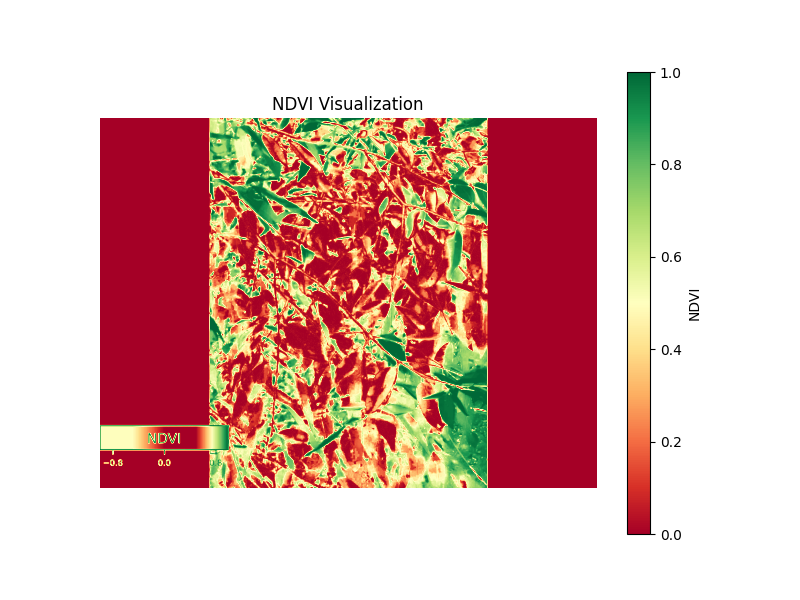
#> input picture ndvi_visualization.png, 800 x 600 px
$ python plant_health.py
#> lines starting #> are read from the running program, lines starting #| are printed output that depends on the picture
#> the answer given: ndvi_visualization.png
#> the answer given: 1
#!/usr/bin/env python
import numpy as np
import matplotlib.pyplot as plt
from PIL import Image

def calculate_health_score(image_path, method='modified_ndvi'):
    """
    Calculates a plant health score (1-100) from an image.

    Args:
        image_path: Path to the image file.
        method:  The method to use ('ndvi', 'modified_ndvi', 'red_channel', 'green_red_ratio').
                 'ndvi' (standard NDVI), 'modified_ndvi' (as in the original code).
                 'red_channel' uses just the red channel intensity.
                 'green_red_ratio' uses the ratio of green to red channels.

    Returns:
        A health score between 1 and 100, or None if an error occurs.  Returns
        the NDVI image (or other calculated image) as a numpy array as the second

         return value.
    """
#> called with image_path = 'ndvi_visualization.png', method = 'ndvi'
    try:
        img = plt.imread(image_path)
#> img is the input picture: shape (600, 800, 4) float32; mean R, G, B, A 0.873, 0.718, 0.7, 1
        if len(img.shape) != 3 or img.shape[2] < 3:
            print("Error: Image must be a color image (at least 3 channels).")
            return None, None

        # Extract color channels (ensure float for calculations)
        red = img[:, :, 0].astype(float)
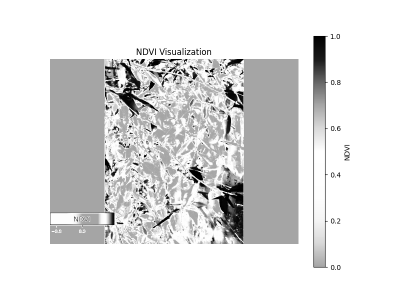
#> red: shape (600, 800) float64 (shown at 1/2 size); min 0, max 1, mean 0.873
        green = img[:, :, 1].astype(float)
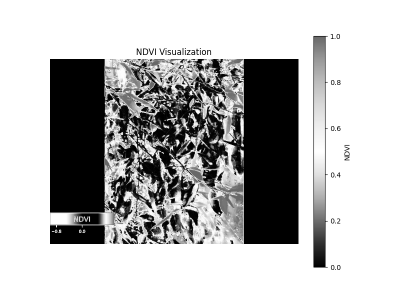
#> green: shape (600, 800) float64 (shown at 1/2 size); min 0, max 1, mean 0.718
        blue = img[:, :, 2].astype(float)
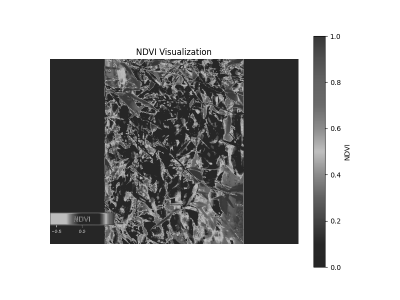
#> blue: shape (600, 800) float64 (shown at 1/2 size); min 0, max 1, mean 0.699

        if method == 'ndvi':
            # Standard NDVI calculation (requires near-infrared channel)
            if img.shape[2] < 4: #Often the 4th is NIR
                print("Error: Standard NDVI requires a near-infrared channel (usually the 4th channel).")
                return None, None
            nir = img[:,:,3].astype(float)
#> nir: shape (600, 800) float64; every value is 1
            ndvi = (nir - red) / (nir + red + 1e-8)  # Add small value to avoid division by zero
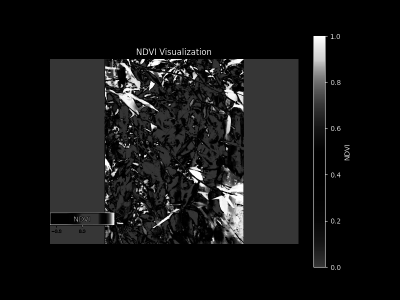
#> ndvi: shape (600, 800) float64 (shown at 1/2 size); min 0, max 1, mean 0.0866
            ndvi_image = ndvi

        elif method == 'modified_ndvi':
            # Modified NDVI from the original code
            bottom = (blue - green) ** 2
            bottom[bottom == 0] = 1e-8  # Avoid division by zero.  Use a small number.
            vis = (blue + green) ** 2 / bottom
            ndvi = (red - vis) / (red + vis + 1e-8) #ndvi calculation with red as NIR
            ndvi_image = ndvi

        elif method == 'red_channel':
            # Use red channel intensity (lower red = healthier)
            ndvi_image = 1 - (red / 255.0) # Normalize to 0-1, then invert

        elif method == 'green_red_ratio':
            # Ratio of Green to Red (Higher green/red = healthier)
            ndvi_image = green / (red + 1e-8) #prevent division by 0

        else:
            print("Error: Invalid method specified.")
            return None, None

        # Clip NDVI/health indicator to -1 to 1 range (for consistent scoring)
        ndvi_image = np.clip(ndvi_image, -1, 1)

        # Calculate the health score (scale and shift to 1-100)
        # We use mean of the image.  This is a reasonable overall health indicator.
        health_score = (np.mean(ndvi_image) + 1) / 2 * 99 + 1  # Map [-1, 1] to [0, 1], then to [1, 100]
#> health_score = 54.79
        health_score = np.clip(health_score, 1, 100)  # Ensure score is within 1-100

        return int(round(health_score)), ndvi_image


    except FileNotFoundError:
        print(f"Error: File not found: {image_path}")
        return None, None
    except Exception as e:
        print(f"An error occurred: {e}")
        return None, None


def visualize_ndvi(ndvi_image, output_path="ndvi_visualization.png"):
    """Visualizes the NDVI image and saves it."""
    plt.figure(figsize=(8, 6))
    plt.imshow(ndvi_image, cmap='RdYlGn')  # Use a suitable colormap
    plt.colorbar(label='NDVI')
    plt.title('NDVI Visualization')
    plt.axis('off')  # Hide axes
    plt.savefig(output_path)
    plt.close()


def main():
    image_path = input("Enter the path to the image file: ")
    # Get method choice from the user
    print("Choose a method for health calculation:")
    print("1. Standard NDVI (requires NIR channel)")
    print("2. Modified NDVI (as in original code)")
    print("3. Red Channel Intensity")
    print("4. Green/Red Ratio")
    method_choice = input("Enter choice (1-4): ")

    if method_choice == '1':
        method = 'ndvi'
    elif method_choice == '2':
        method = 'modified_ndvi'
    elif method_choice == '3':
        method = 'red_channel'
    elif method_choice == '4':
        method = 'green_red_ratio'
    else:
        print("Invalid method choice.  Using 'modified_ndvi'.")
        method = 'modified_ndvi'


    health_score, ndvi_image = calculate_health_score(image_path, method)
#> health_score = 55

    if health_score is not None:
        print(f"Plant Health Score: {health_score}")
#| Plant Health Score: 55

        # Ask if the user wants to visualize the NDVI
        visualize = input("Visualize the NDVI image (y/n)? ").lower()
#> the answer given: y
        if visualize == 'y':
            visualize_ndvi(ndvi_image)
#> in visualize_ndvi, `plt.savefig(output_path)`:
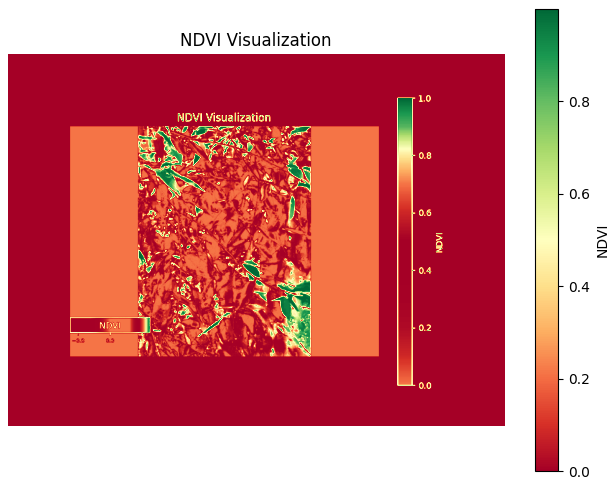
#> figure drawn by matplotlib, 2 panels
            print("NDVI visualization saved to ndvi_visualization.png")


if __name__ == "__main__":
    main()

$ run again, with 4.jpg saved as ndvi_visualization.png
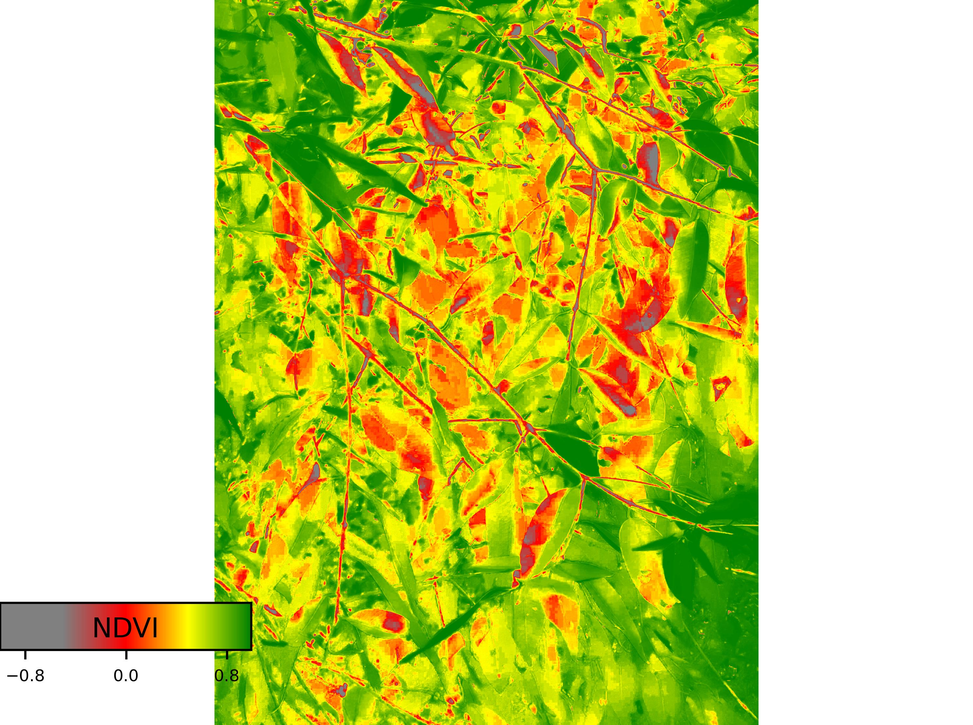
#> input picture 4.jpg, 973 x 725 px, shrunk from 2976 x 2217 before the run
#> in calculate_health_score, img is the input picture: shape (725, 973, 3) float32; mean R, G, B 0.784, 0.816, 0.443
#> in calculate_health_score, `green = img[:, :, 1].astype(float)`:
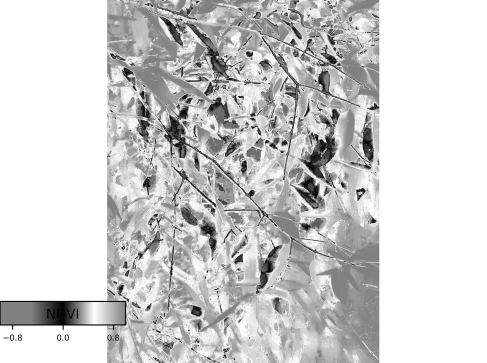
#> green: shape (725, 973) float64 (shown at 1/2 size); min 0, max 1, mean 0.816
#> in calculate_health_score, `blue = img[:, :, 2].astype(float)`:
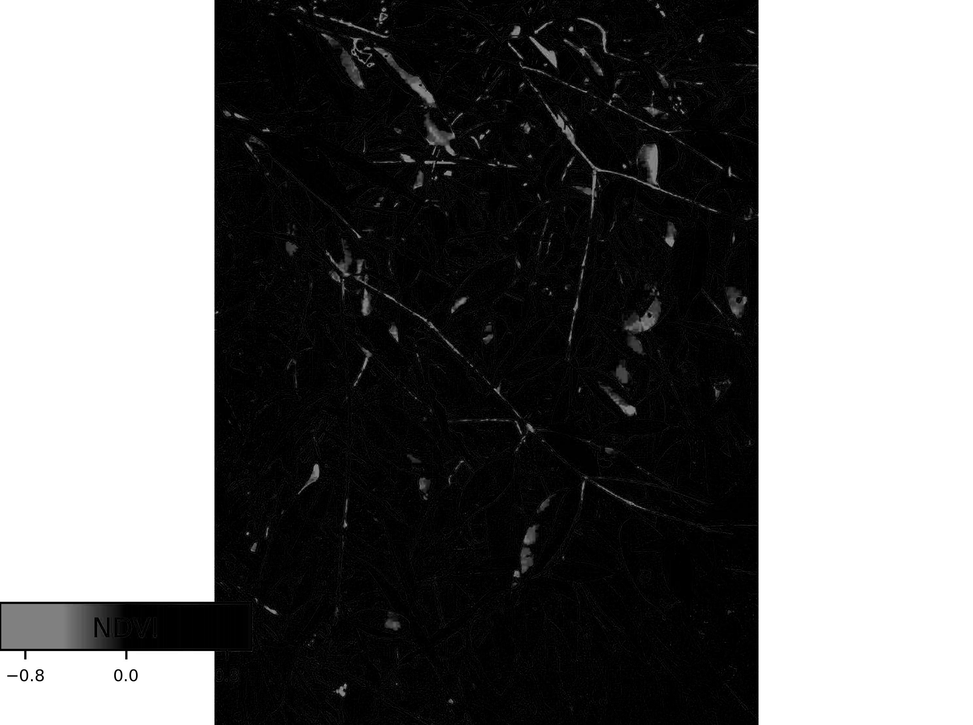
#> blue: shape (725, 973) float64; min 0, max 1, mean 0.442

$ run again, with 5.jpg saved as ndvi_visualization.png
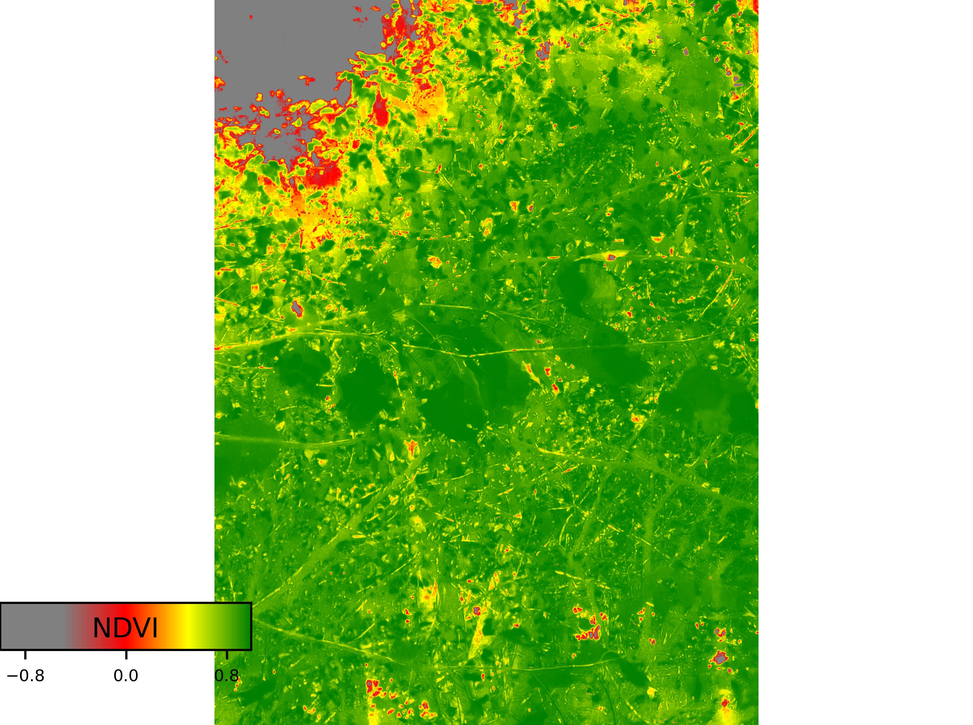
#> input picture 5.jpg, 973 x 725 px, shrunk from 2976 x 2217 before the run
#> in calculate_health_score, img is the input picture: shape (725, 973, 3) float32; mean R, G, B 0.608, 0.774, 0.45
#> in calculate_health_score, `green = img[:, :, 1].astype(float)`:
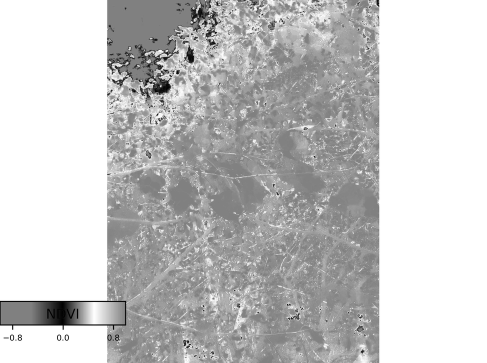
#> green: shape (725, 973) float64 (shown at 1/2 size); min 0, max 1, mean 0.774
#> in calculate_health_score, `blue = img[:, :, 2].astype(float)`:
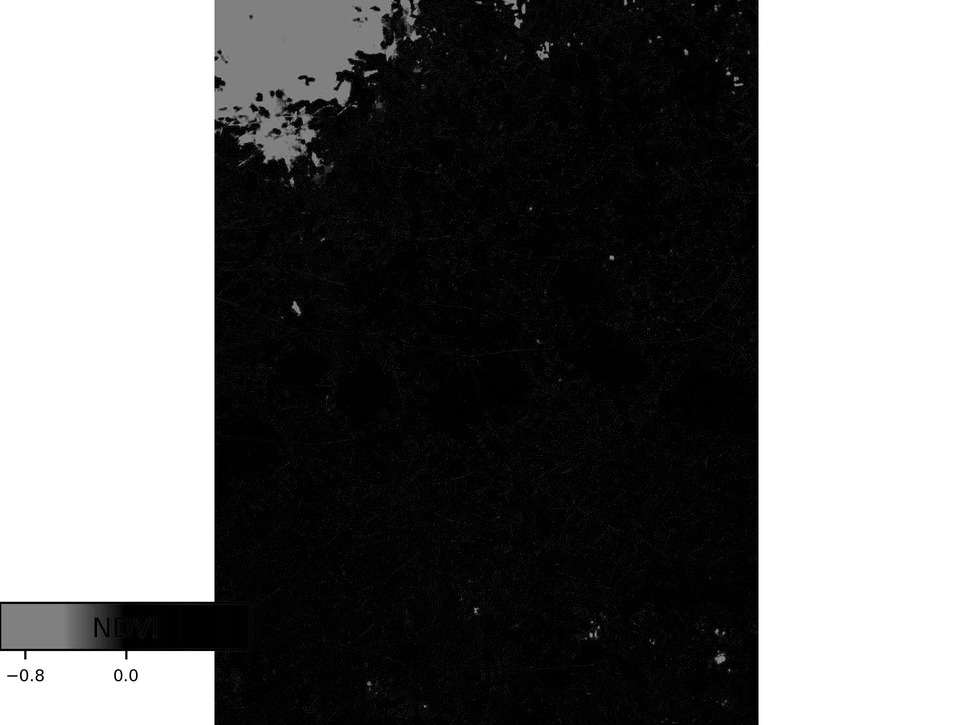
#> blue: shape (725, 973) float64; min 0, max 1, mean 0.45
